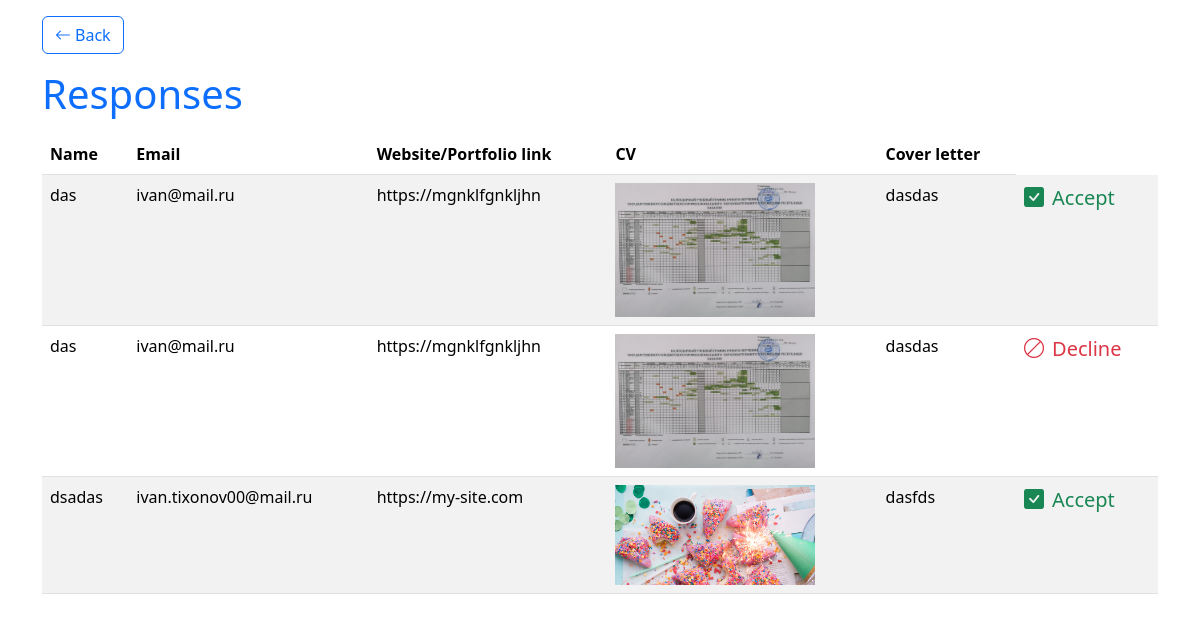
Screenshot of /companies/jobs/responses/index.php?id=21 (signed in) with the database file from the repository.
### tables this page shows
CREATE TABLE `responses` (
  `id` int NOT NULL,
  `name` varchar(255) NOT NULL,
  `email` varchar(255) NOT NULL,
  `url` varchar(255) NOT NULL,
  `CV` varchar(255) NOT NULL,
  `cover_letter` text NOT NULL,
  `job_id` int NOT NULL,
  `response_status_id` int NOT NULL DEFAULT '1'
);

### companies/jobs/responses/index.php (the view, shortened to what this page needs)
<?php
$pdo = require_once $_SERVER['DOCUMENT_ROOT'] . '/db.php';
$stmt = $pdo->prepare("SELECT * FROM responses WHERE job_id = ?");
$stmt->execute([$_GET['id'] ?? '']);
$responses = $stmt->fetchAll();
include $_SERVER['DOCUMENT_ROOT'] . '/layouts/header_bootstrap.php';
?>
    <div class="container mt-3">
        <a href="/companies/jobs" class="btn btn-outline-primary"><i class="bi bi-arrow-left me-1"></i>Back</a>
        <h1 class="text-primary my-3">Responses</h1>
        <?php if ($responses): ?>
            <table class="table table-striped">
                <thead>
                <tr>
                    <th scope="col">Name</th>
                    <th scope="col">Email</th>
                    <th scope="col">Website/Portfolio link</th>
                    <th scope="col">CV</th>
                    <th scope="col">Cover letter</th>
                </tr>
                </thead>
                <tbody>
                <?php foreach ($responses as $response): ?>
                    <tr>
                        <td><?= $response['name'] ?></td>
                        <td><?= $response['email'] ?></td>
                        <td><?= $response['url'] ?></td>
                        <td><img src="<?= $response['CV'] ?>" alt="" width="200"></td>
                        <td><?= $response['cover_letter'] ?></td>
                        <?php if ($response['response_status_id'] == 1): ?>
                            <td>
                                <form action="/companies/jobs/responses/actions/accept.php" method="post" class="mb-3">
                                    <input type="hidden" name="id" value="<?= $response['id'] ?>">
                                    <input type="hidden" name="job_id" value="<?= $response['job_id'] ?>">
                                    <input type="submit" value="Accept" class="btn btn-success">
                                </form>
                                <form action="/companies/jobs/responses/actions/decline.php" method="post" class="mb-3">
                                    <input type="hidden" name="id" value="<?= $response['id'] ?>">
                                    <input type="hidden" name="job_id" value="<?= $response['job_id'] ?>">
                                    <input type="submit" value="Decline" class="btn btn-danger">
                                </form>
                            </td>
                        <?php elseif ($response['response_status_id'] == 2): ?>
                            <td class="fs-5 text text-success"><i class="bi bi-check-square-fill me-2"></i>Accept</td>
                        <?php else: ?>
                            <td class="fs-5 text text-danger"><i class="bi bi-ban me-2"></i>Decline</td>
                        <?php endif; ?>
                    </tr>
                <?php endforeach; ?>
                </tbody>
            </table>
        <?php else: ?>
            <p>Nothing :(</p>
        <?php endif; ?>
    </div>
<?php
include $_SERVER['DOCUMENT_ROOT'] . '/layouts/footer_bootstrap.php';
?>

### rows the page displays
responses: name "das", email "ivan@mail.ru", url "https://mgnklfgnkljhn", CV (picture), cover_letter "dasdas", shows "Accept"
responses: name "das", email "ivan@mail.ru", url "https://mgnklfgnkljhn", CV (picture), cover_letter "dasdas", shows "Decline"
responses: name "dsadas", email "ivan.tixonov00@mail.ru", url "https://my-site.com", CV (picture), cover_letter "dasfds", shows "Accept"
